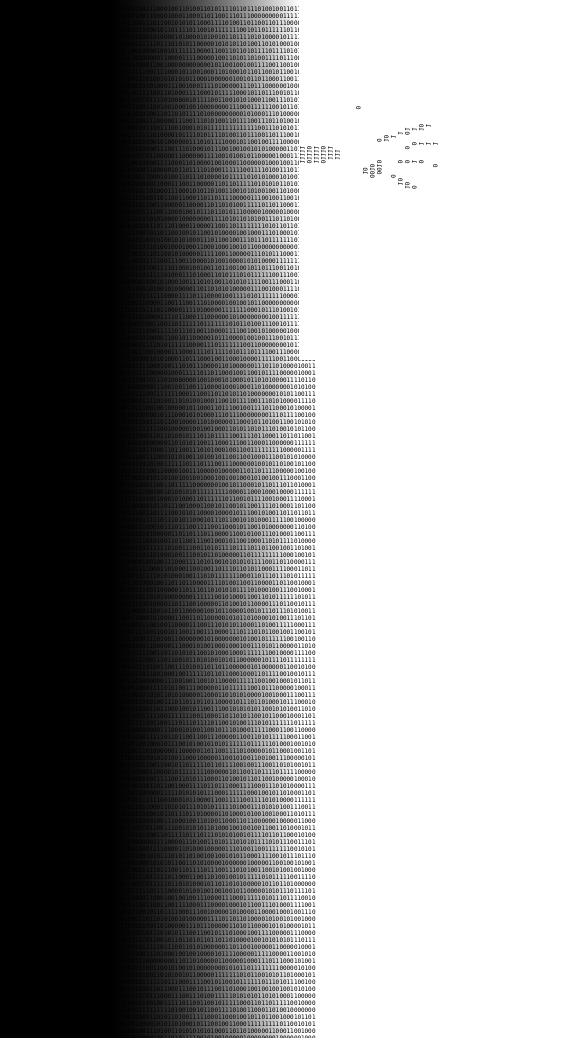
#> input picture prototypes/hand-from-wall-assets/wall_filled_still.png, 1168 x 2076 px, found by its file name (shown at 1/2 size)
$ python gradient_52_on_real.py
#> lines starting #> are read from the running program, lines starting #| are printed output that depends on the picture
from PIL import Image, ImageDraw, ImageFont
import os

still = Image.open("/tmp/out/wall_filled_still.png").convert("RGB")
#> still is the input picture: PIL image 1168x2076 RGB; min 0, max 255, mean 149.2
W, H = still.size
#> W = 1168; H = 2076
wall_edge = 598
n_pages = 52

font_path = "/usr/share/fonts/truetype/dejavu/DejaVuSansMono.ttf"
label_font = ImageFont.truetype(font_path, 16) if os.path.exists(font_path) else ImageFont.load_default()

top_margin = 34
overlay = Image.new("RGB", (W, H + top_margin), "white")
#> overlay: PIL image 1168x2110 RGB; every value is 255
overlay.paste(still, (0, top_margin))
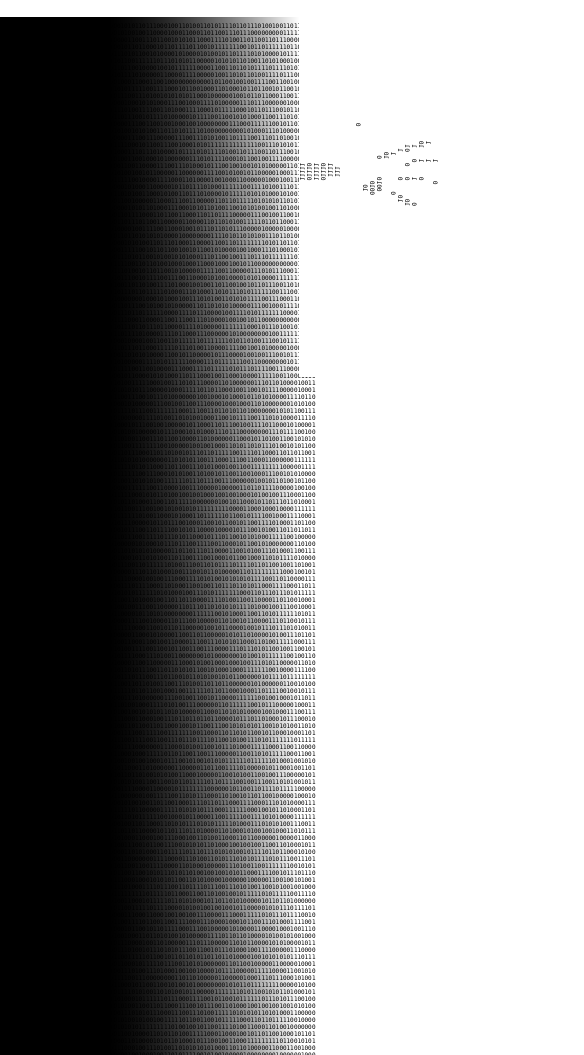
#> overlay: PIL image 1168x2110 RGB (shown at 1/2 size); min 0, max 255, mean 150.9
draw = ImageDraw.Draw(overlay)

seg_w = wall_edge / n_pages
for i in range(n_pages + 1):
    x = round(i * seg_w)
    draw.line([(x, top_margin), (x, top_margin + H)], fill=(230, 30, 30), width=1)

for i in range(n_pages):
    cx = (i + 0.5) * seg_w
    label = str(i + 1)
    bbox = draw.textbbox((0, 0), label, font=label_font)
    tw = bbox[2] - bbox[0]
    # rotate label vertically-ish by just placing small, alternating vertical offset to avoid overlap
    y_off = 6 if i % 2 == 0 else 20
    draw.text((cx - tw/2, y_off), label, font=label_font, fill=(200, 0, 0))
#> this loop made 52 passes
#> (bbox, tw) on passes 1 to 12: ((0, 3, 10, 15), 10), ((0, 3, 10, 15), 10), ((0, 3, 10, 15), 10), ((0, 3, 10, 15), 10), ((0, 3, 10, 15), 10), ((0, 3, 10, 15), 10), ((0, 3, 10, 15), 10), ((0, 3, 10, 15), 10), ((0, 3, 10, 15), 10), ((0, 3, 19, 15), 19), ((0, 3, 19, 15), 19), ((0, 3, 19, 15), 19)

# also mark the wall/hand edge itself
draw.line([(wall_edge, top_margin), (wall_edge, top_margin + H)], fill=(0, 120, 255), width=2)

overlay.save("/tmp/out/gradient_52_on_real_wall.png")
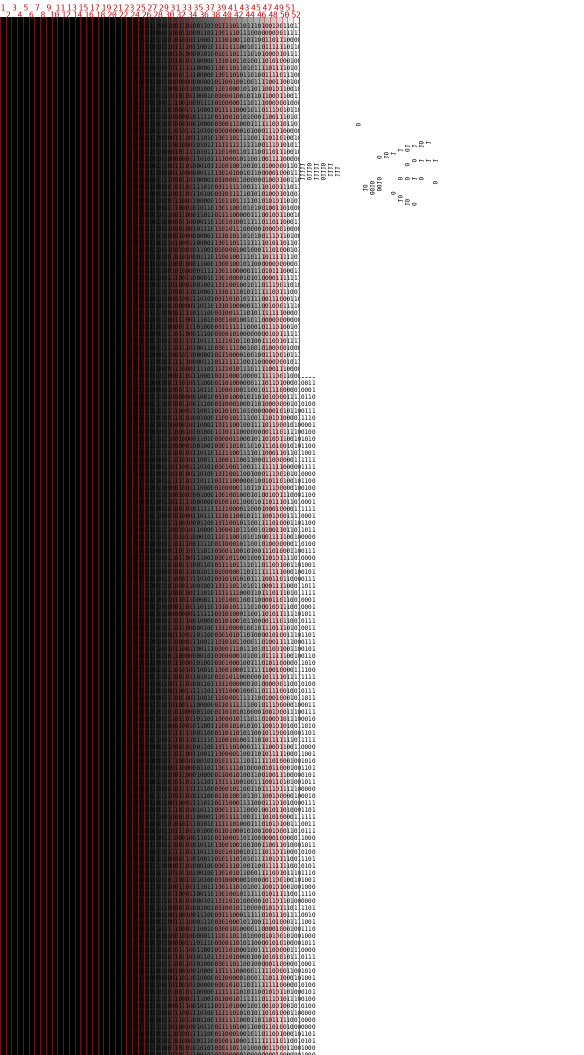
#> saved as gradient_52_on_real_wall.png: PIL image 1168x2110 RGB (shown at 1/2 size); mean R, G, B 158.5, 149.6, 149.9
print("done", overlay.size)
#| done (1168, 2110)
